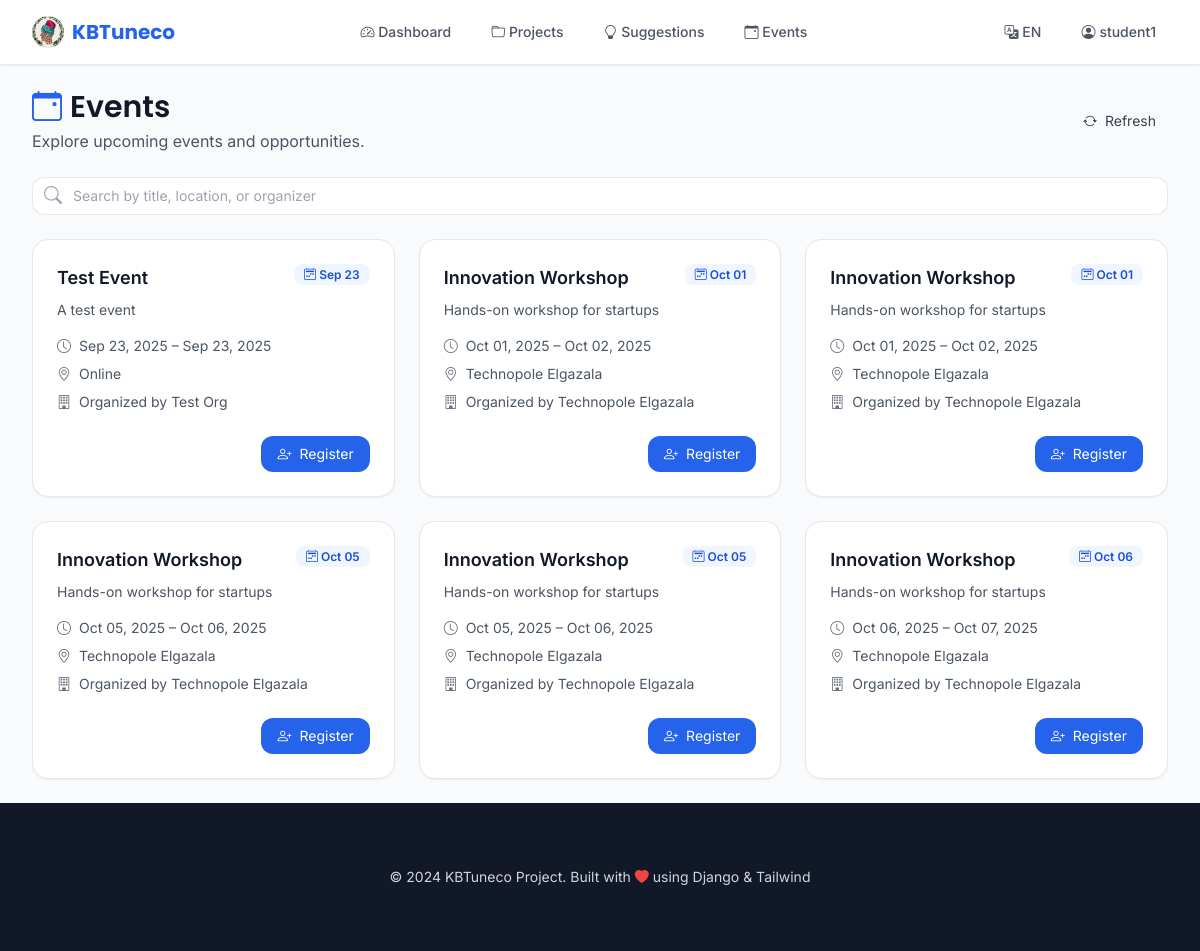
The app's page /en/events/ (signed in) with its own data.
### core/models.py (models this page shows, shortened)
class Event(models.Model):
    title = models.CharField(max_length=255)
    description = models.TextField(blank=True)
    organizer = models.ForeignKey(Organization, on_delete=models.SET_NULL, blank=True, null=True)
    location = models.CharField(max_length=255, blank=True)
    start = models.DateTimeField()
    end = models.DateTimeField()
    capacity = models.PositiveIntegerField(blank=True, null=True)
    created_at = models.DateTimeField(auto_now_add=True)

class Organization(models.Model):
    name = models.CharField(max_length=255)
    org_type = models.CharField(max_length=50, choices=INSTITUTIONS)
    description = models.TextField(blank=True)
    contact_email = models.EmailField(blank=True, null=True)
    website = models.URLField(blank=True, null=True)

### core/views.py (the view)
# urls.py: path('events/', views.events_list, name='events_list'),
@login_required
def events_list(request):
    events_qs = (
        Event.objects.all()
        .select_related('organizer')
        .order_by('start')
    )
    if request.user.is_authenticated:
        events_qs = events_qs.annotate(
            user_is_registered=Exists(
                EventParticipant.objects.filter(
                    event=OuterRef('pk'),
                    profile=request.user.profile
                )
            )
        )
    events = list(events_qs)
    return render(request, 'events/events_list.html', {'events': events})

### core/context_processors.py (called while the page is built)
def unread_messages(request):
    if request.user.is_authenticated:
        try:
            unread_count = request.user.profile.received_messages.filter(read=False).count()
            return {'unread_message_count': unread_count}
        except:
            return {'unread_message_count': 0}
    return {'unread_message_count': 0}

### templates/events/events_list.html (shortened to what this page needs)
{% extends 'base.html' %}
{% load i18n %}
{% block content %}
<section class="mb-6">
    <div class="flex items-center justify-between">
        <div>
            <h1 class="text-2xl sm:text-3xl font-display font-semibold text-gray-900 flex items-center gap-2">
                <i class="bi bi-calendar-event text-primary"></i> {% trans "Events" %}
            </h1>
            <p class="text-gray-600 mt-1">{% trans "Explore upcoming events and opportunities." %}</p>
        </div>
        <div class="hidden sm:block">
            <a href="{% url 'events_list' %}" class="inline-flex items-center px-3 py-2 rounded-xl text-sm bg-neutral hover:bg-gray-200 text-gray-700 transition">
                <i class="bi bi-arrow-repeat mr-2"></i> {% trans "Refresh" %}
            </a>
        </div>
    </div>
</section>
<div class="mb-6">
    <div class="relative">
        <i class="bi bi-search absolute top-1/2 -translate-y-1/2 text-gray-400 text-lg" style="left: 0.75rem;"></i>
        <input
            id="eventSearch"
            type="text"
            placeholder="{% trans 'Search by title, location, or organizer' %}"
            class="w-full pl-10 pr-4 py-2 rounded-xl border border-gray-200 bg-white focus:ring-2 focus:ring-primary focus:border-primary outline-none transition text-sm"
        />
    </div>
</div>
<div id="eventsGrid" class="grid grid-cols-1 sm:grid-cols-2 lg:grid-cols-3 gap-6">
    {% for event in events %}
    <article
        data-event-card
        data-search="{{ event.title }} {% if event.location %}{{ event.location }}{% endif %} {% if event.organizer %}{{ event.organizer.name }}{% endif %} {% if event.description %}{{ event.description }}{% endif %}"
        class="group bg-white rounded-2xl border border-gray-200 shadow-sm hover:shadow-md transition overflow-hidden flex flex-col"
    >
        <div class="p-6 flex-1 flex flex-col">
            <div class="flex items-start justify-between gap-4">
                <h3 class="text-lg font-semibold text-gray-900 group-hover:text-primary transition">
                    {{ event.title }}
                </h3>
                <div class="shrink-0 text-center">
                    <div class="px-2.5 py-1 rounded-lg bg-blue-50 text-blue-700 text-xs font-semibold leading-none">
                        <i class="bi bi-calendar2-week"></i>
                        {{ event.start|date:"M d" }}
                    </div>
                </div>
            </div>
            {% if event.description %}
            <p class="mt-2 text-sm text-gray-600">{{ event.description|truncatechars:140 }}</p>
            {% endif %}
            <div class="mt-4 space-y-2 text-sm text-gray-600">
                <div class="flex items-center gap-2">
                    <i class="bi bi-clock text-gray-500"></i>
                    <span>{{ event.start|date:"M d, Y" }} – {{ event.end|date:"M d, Y" }}</span>
                </div>
                {% if event.location %}
                <div class="flex items-center gap-2">
                    <i class="bi bi-geo-alt text-gray-500"></i>
                    <span>{{ event.location }}</span>
                </div>
                {% endif %}
                {% if event.organizer %}
                <div class="flex items-center gap-2">
                    <i class="bi bi-building text-gray-500"></i>
                    <span>{% trans "Organized by" %} {{ event.organizer.name }}</span>
                </div>
                {% endif %}
            </div>
            <div class="mt-6 flex items-center justify-between">
                {% if user.is_authenticated %}
                    {% if event.user_is_registered %}
                    <span class="inline-flex items-center gap-1 text-green-700 bg-green-50 border border-green-200 px-2.5 py-1 rounded-lg text-xs font-medium">
                        <i class="bi bi-check-circle-fill"></i> {% trans "Registered" %}
                    </span>
                    <button class="ml-auto inline-flex items-center gap-2 px-3 py-2 rounded-xl text-sm bg-gray-100 text-gray-600 cursor-not-allowed" disabled>
                        <i class="bi bi-person-check"></i> {% trans "You're in" %}
                    </button>
                    {% else %}
                    <form method="post" action="{% url 'event_register' event.id %}" class="ml-auto">
                        <button type="submit" class="inline-flex items-center gap-2 px-4 py-2 rounded-xl text-sm bg-primary text-white hover:bg-primary-dark transition">
                            <i class="bi bi-person-plus"></i> {% trans "Register" %}
                        </button>
                    </form>
                    {% endif %}
                {% else %}
                    <a href="{% url 'login' %}" class="ml-auto inline-flex items-center gap-2 px-4 py-2 rounded-xl text-sm border border-primary text-primary hover:bg-primary hover:text-white transition">
                        <i class="bi bi-box-arrow-in-right"></i> {% trans "Login to Register" %}
                    </a>
                {% endif %}
            </div>
        </div>
    </article>
    {% endfor %}
</div>
{% endblock %}

### templates/base.html (shortened to what this page needs)
{% load i18n static %}
<!DOCTYPE html>
<html lang="{{ LANGUAGE_CODE }}" dir="{% if LANGUAGE_CODE == 'ar' %}rtl{% else %}ltr{% endif %}">
<head>
    <script src="https://cdn.tailwindcss.com"></script>
    <link rel="stylesheet" href="https://cdn.jsdelivr.net/npm/bootstrap-icons@1.11.1/font/bootstrap-icons.css">
</head>
<body class="font-sans bg-gray-50 text-gray-900 min-h-screen">
    <nav class="bg-white/95 backdrop-blur-md border-b border-gray-200 sticky top-0 z-50 shadow-sm">
        <div class="max-w-7xl mx-auto px-4 sm:px-6 lg:px-8">
            <div class="flex justify-between h-16 items-center">
                <div class="flex items-center">
                    <a class="flex items-center space-x-2 font-display font-bold text-xl text-primary hover:text-primary-dark transition-colors" href="{% url 'dashboard' %}">
                        <img src="{% static 'img/logo.png' %}" alt="KBTuneco Logo" class="h-8 w-8 rounded-full object-cover">
                        <span>KBTuneco</span>
                    </a>
                </div>
                <div class="hidden md:block">
                    <div class="flex items-baseline space-x-4">
                        <a class="nav-link text-gray-600 hover:text-gray-900 px-3 py-2 rounded-md text-sm font-medium transition-colors" href="{% url 'dashboard' %}">
                            <i class="bi bi-speedometer2"></i> {% trans "Dashboard" %}
                        </a>
                        <a class="nav-link text-gray-600 hover:text-gray-900 px-3 py-2 rounded-md text-sm font-medium transition-colors" href="{% url 'project_list' %}">
                            <i class="bi bi-folder"></i> {% trans "Projects" %}
                        </a>
                        <a class="nav-link text-gray-600 hover:text-gray-900 px-3 py-2 rounded-md text-sm font-medium transition-colors" href="{% url 'suggestions' %}">
                            <i class="bi bi-lightbulb"></i> {% trans "Suggestions" %}
                        </a>
                        <a class="nav-link text-gray-600 hover:text-gray-900 px-3 py-2 rounded-md text-sm font-medium transition-colors" href="{% url 'events_list' %}">
                            <i class="bi bi-calendar-event"></i> {% trans "Events" %}
                        </a>
                    </div>
                </div>
                <div class="flex items-center space-x-4">
                    <div class="relative">
                        <button class="text-sm text-gray-600 hover:text-gray-900 px-3 py-2 rounded-md text-sm font-medium transition-colors" id="langDropdown" onclick="toggleDropdown('langMenu')">
                            <i class="bi bi-translate"></i>
                            {% get_current_language as LANGUAGE_CODE %}
                            {% if LANGUAGE_CODE == 'en' %}EN{% elif LANGUAGE_CODE == 'fr' %}FR{% elif LANGUAGE_CODE == 'ar' %}AR{% endif %}
                        </button>
                    </div>
                    {% if user.is_authenticated %}
                        <div class="relative">
                            <button class="text-sm text-gray-600 hover:text-gray-900 px-3 py-2 rounded-md text-sm font-medium transition-colors flex items-center space-x-1" id="userDropdown" onclick="toggleDropdown('userMenu')">
                                <i class="bi bi-person-circle"></i>
                                <span>{{ user.username }}</span>
                            </button>
                        </div>
                    {% endif %}
                </div>
            </div>
        </div>
    </nav>
    <main class="max-w-7xl mx-auto py-6 sm:px-6 lg:px-8">
        {% block content %}{% endblock %}
    </main>
    <footer class="bg-gray-900 text-gray-300 mt-auto">
        <div class="max-w-7xl mx-auto py-12 px-4 sm:px-6 lg:py-16 lg:px-8">
            <div class="text-center">
                <p class="text-sm">&copy; 2024 KBTuneco Project. Built with <i class="bi bi-heart-fill text-red-500"></i> using Django & Tailwind</p>
            </div>
        </div>
    </footer>
</body>
</html>

### records on screen
Event: title "Test Event", start "Sep 23", description "A test event", start "Sep 23, 2025", end "Sep 23, 2025", location "Online", organizer.name "Test Org"
Event: title "Innovation Workshop", start "Oct 01", description "Hands-on workshop for startups", start "Oct 01, 2025", end "Oct 02, 2025", location "Technopole Elgazala", organizer.name "Technopole Elgazala"
Event: title "Innovation Workshop", start "Oct 01", description "Hands-on workshop for startups", start "Oct 01, 2025", end "Oct 02, 2025", location "Technopole Elgazala", organizer.name "Technopole Elgazala"
Event: title "Innovation Workshop", start "Oct 05", description "Hands-on workshop for startups", start "Oct 05, 2025", end "Oct 06, 2025", location "Technopole Elgazala", organizer.name "Technopole Elgazala"
Event: title "Innovation Workshop", start "Oct 05", description "Hands-on workshop for startups", start "Oct 05, 2025", end "Oct 06, 2025", location "Technopole Elgazala", organizer.name "Technopole Elgazala"
Event: title "Innovation Workshop", start "Oct 06", description "Hands-on workshop for startups", start "Oct 06, 2025", end "Oct 07, 2025", location "Technopole Elgazala", organizer.name "Technopole Elgazala"

### other values on screen
{{ user.username }} "student1"
